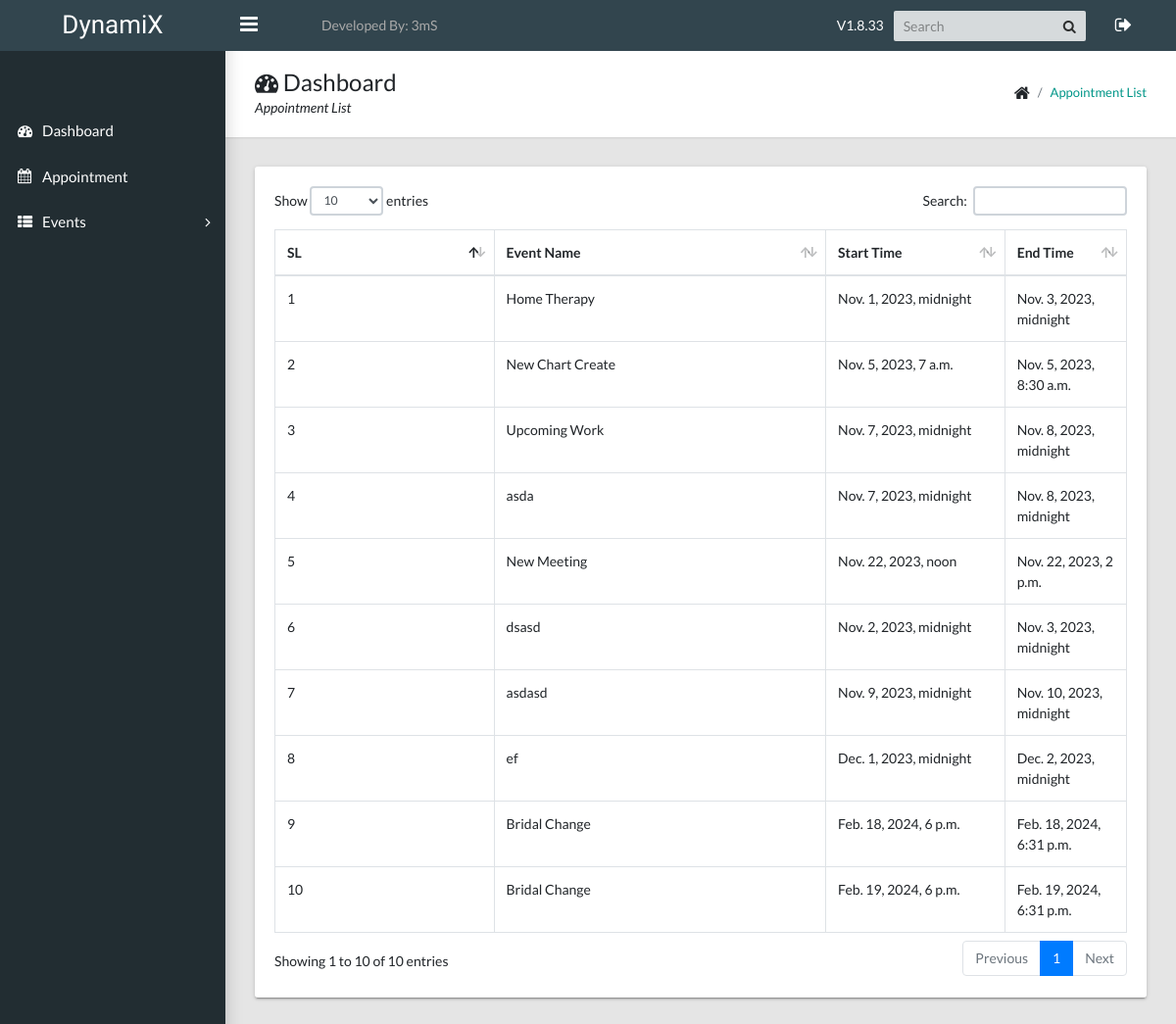
Screenshot of /all-event-list/ (signed in) with the database file from the repository.
### calendarapp/models/event.py (models this page shows, shortened)
class Event(EventAbstract):
    user = models.ForeignKey(User, on_delete=models.CASCADE, related_name="events")
    title = models.CharField(max_length=200)
    description = models.TextField()
    start_time = models.DateTimeField()
    end_time = models.DateTimeField()
    objects = EventManager()

### calendarapp/views/event_list.py (the view)
# urls.py: path("all-event-list/", views.AllEventsListView.as_view(), name="all_events"),
class AllEventsListView(ListView):
    template_name = "calendarapp/events_list.html"
    model = Event
    def get_queryset(self):
        return Event.objects.get_all_events(user=self.request.user)

### calendarapp/models/event.py (called while the page is built)
    def get_all_events(self, user):
        events = Event.objects.filter(user=user, is_active=True, is_deleted=False)
        return events

### templates/calendarapp/events_list.html (shortened to what this page needs)
{% extends 'base/base.html' %}
{% load static %}
{% block breadcrumb %}
    <div>
        <h1><i class="fa fa-dashboard"></i> Dashboard</h1>
        <p>Appointment List</p>
    </div>
    <ul class="app-breadcrumb breadcrumb">
        <li class="breadcrumb-item"><i class="fa fa-home fa-lg"></i></li>
        <li class="breadcrumb-item"><a href="#">Appointment List</a></li>
    </ul>
{% endblock breadcrumb %}
{% block content %}
<div class="row">
    <div class="col-md-12">
        <div class="tile">
            <div class="tile-body">
                <div class="table-responsive">
                    <div id="sampleTable_wrapper" class="dataTables_wrapper container-fluid dt-bootstrap4 no-footer">
                        <div class="row">
                            <div class="col-sm-12">
                                <table class="table table-hover table-bordered dataTable no-footer" id="sampleTable" role="grid" aria-describedby="sampleTable_info">
                                    <thead>
                                        <tr role="row">
                                            <th class="sorting_asc" tabindex="0" aria-controls="sampleTable" rowspan="1" colspan="1" aria-sort="ascending" aria-label="Name: activate to sort column descending" style="width: 261.641px;">SL</th>
                                            <th class="sorting" tabindex="0" aria-controls="sampleTable" rowspan="1" colspan="1" aria-label="Position: activate to sort column ascending" style="width: 417.312px;">Event Name</th>
                                            <th class="sorting" tabindex="0" aria-controls="sampleTable" rowspan="1" colspan="1" aria-label="Office: activate to sort column ascending" style="width: 189.281px;">Start Time</th>
                                            <th class="sorting" tabindex="0" aria-controls="sampleTable" rowspan="1" colspan="1" aria-label="Age: activate to sort column ascending" style="width: 102.141px;">End Time</th>
                                        </tr>
                                    </thead>
                                    <tbody>
                                        {% for event in object_list %}
                                            <tr role="row" class="odd">
                                                <td class="sorting_1">{{ forloop.counter }}</td>
                                                <td>{{ event.title }}</td>
                                                <td>{{ event.start_time }}</td>
                                                <td>{{ event.end_time }}</td>
                                            </tr>
                                        {% endfor %}
                                    </tbody>
                                </table>
                            </div>
                        </div>
                    </div>
                </div>
            </div>
        </div>
    </div>
</div>
{% endblock content %}

### rows the page displays
Event: title "Home Therapy", start_time "Nov. 1, 2023, midnight", end_time "Nov. 3, 2023, midnight"
Event: title "New Chart Create", start_time "Nov. 5, 2023, 7 a.m.", end_time "Nov. 5, 2023, 8:30 a.m."
Event: title "Upcoming Work", start_time "Nov. 7, 2023, midnight", end_time "Nov. 8, 2023, midnight"
Event: title "asda", start_time "Nov. 7, 2023, midnight", end_time "Nov. 8, 2023, midnight"
Event: title "New Meeting", start_time "Nov. 22, 2023, noon", end_time "Nov. 22, 2023, 2 p.m."
Event: title "dsasd", start_time "Nov. 2, 2023, midnight", end_time "Nov. 3, 2023, midnight"
Event: title "asdasd", start_time "Nov. 9, 2023, midnight", end_time "Nov. 10, 2023, midnight"
Event: title "ef", start_time "Dec. 1, 2023, midnight", end_time "Dec. 2, 2023, midnight"
Event: title "Bridal Change", start_time "Feb. 18, 2024, 6 p.m.", end_time "Feb. 18, 2024, 6:31 p.m."
Event: title "Bridal Change", start_time "Feb. 19, 2024, 6 p.m.", end_time "Feb. 19, 2024, 6:31 p.m."
